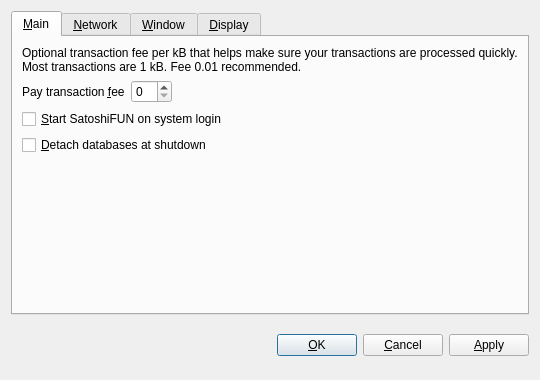
<?xml version="1.0" encoding="UTF-8"?>
<ui version="4.0">
 <class>OptionsDialog</class>
 <widget class="QDialog" name="OptionsDialog">
  <property name="geometry">
   <rect>
    <x>0</x>
    <y>0</y>
    <width>540</width>
    <height>380</height>
   </rect>
  </property>
  <property name="windowTitle">
   <string>Options</string>
  </property>
  <property name="modal">
   <bool>true</bool>
  </property>
  <layout class="QVBoxLayout" name="verticalLayout">
   <item>
    <widget class="QTabWidget" name="tabWidget">
     <property name="tabPosition">
      <enum>QTabWidget::North</enum>
     </property>
     <property name="currentIndex">
      <number>0</number>
     </property>
     <widget class="QWidget" name="tabMain">
      <attribute name="title">
       <string>&amp;Main</string>
      </attribute>
      <layout class="QVBoxLayout" name="verticalLayout_Main">
       <item>
        <widget class="QLabel" name="transactionFeeInfoLabel">
         <property name="text">
          <string>Optional transaction fee per kB that helps make sure your transactions are processed quickly. Most transactions are 1 kB. Fee 0.01 recommended.</string>
         </property>
         <property name="textFormat">
          <enum>Qt::PlainText</enum>
         </property>
         <property name="wordWrap">
          <bool>true</bool>
         </property>
        </widget>
       </item>
       <item>
        <layout class="QHBoxLayout" name="horizontalLayout_Main">
         <item>
          <widget class="QLabel" name="transactionFeeLabel">
           <property name="text">
            <string>Pay transaction &amp;fee</string>
           </property>
           <property name="textFormat">
            <enum>Qt::PlainText</enum>
           </property>
           <property name="buddy">
            <cstring>transactionFee</cstring>
           </property>
          </widget>
         </item>
         <item>
          <widget class="BitcoinAmountField" name="transactionFee"/>
         </item>
         <item>
          <spacer name="horizontalSpacer_Main">
           <property name="orientation">
            <enum>Qt::Horizontal</enum>
           </property>
           <property name="sizeHint" stdset="0">
            <size>
             <width>40</width>
             <height>20</height>
            </size>
           </property>
          </spacer>
         </item>
        </layout>
       </item>
       <item>
        <widget class="QCheckBox" name="bitcoinAtStartup">
         <property name="toolTip">
          <string>Automatically start SatoshiFUN after logging in to the system.</string>
         </property>
         <property name="text">
          <string>&amp;Start SatoshiFUN on system login</string>
         </property>
        </widget>
       </item>
       <item>
        <widget class="QCheckBox" name="detachDatabases">
         <property name="toolTip">
          <string>Detach block and address databases at shutdown. This means they can be moved to another data directory, but it slows down shutdown. The wallet is always detached.</string>
         </property>
         <property name="text">
          <string>&amp;Detach databases at shutdown</string>
         </property>
        </widget>
       </item>
       <item>
        <spacer name="verticalSpacer_Main">
         <property name="orientation">
          <enum>Qt::Vertical</enum>
         </property>
         <property name="sizeHint" stdset="0">
          <size>
           <width>20</width>
           <height>40</height>
          </size>
         </property>
        </spacer>
       </item>
      </layout>
     </widget>
     <widget class="QWidget" name="tabNetwork">
      <attribute name="title">
       <string>&amp;Network</string>
      </attribute>
      <layout class="QVBoxLayout" name="verticalLayout_Network">
       <item>
        <widget class="QCheckBox" name="mapPortUpnp">
         <property name="toolTip">
          <string>Automatically open the SatoshiFUN client port on the router. This only works when your router supports UPnP and it is enabled.</string>
         </property>
         <property name="text">
          <string>Map port using &amp;UPnP</string>
         </property>
        </widget>
       </item>
       <item>
        <widget class="QCheckBox" name="connectSocks">
         <property name="toolTip">
          <string>Connect to the SatoshiFUN network through a SOCKS proxy (e.g. when connecting through Tor).</string>
         </property>
         <property name="text">
          <string>&amp;Connect through SOCKS proxy:</string>
         </property>
        </widget>
       </item>
       <item>
        <layout class="QHBoxLayout" name="horizontalLayout_Network">
         <item>
          <widget class="QLabel" name="proxyIpLabel">
           <property name="text">
            <string>Proxy &amp;IP:</string>
           </property>
           <property name="textFormat">
            <enum>Qt::PlainText</enum>
           </property>
           <property name="buddy">
            <cstring>proxyIp</cstring>
           </property>
          </widget>
         </item>
         <item>
          <widget class="QValidatedLineEdit" name="proxyIp">
           <property name="maximumSize">
            <size>
             <width>140</width>
             <height>16777215</height>
            </size>
           </property>
           <property name="toolTip">
            <string>IP address of the proxy (e.g. 127.0.0.1)</string>
           </property>
          </widget>
         </item>
         <item>
          <widget class="QLabel" name="proxyPortLabel">
           <property name="text">
            <string>&amp;Port:</string>
           </property>
           <property name="textFormat">
            <enum>Qt::PlainText</enum>
           </property>
           <property name="buddy">
            <cstring>proxyPort</cstring>
           </property>
          </widget>
         </item>
         <item>
          <widget class="QLineEdit" name="proxyPort">
           <property name="maximumSize">
            <size>
             <width>55</width>
             <height>16777215</height>
            </size>
           </property>
           <property name="toolTip">
            <string>Port of the proxy (e.g. 9050)</string>
           </property>
          </widget>
         </item>
         <item>
          <widget class="QLabel" name="socksVersionLabel">
           <property name="text">
            <string>SOCKS &amp;Version:</string>
           </property>
           <property name="textFormat">
            <enum>Qt::PlainText</enum>
           </property>
           <property name="buddy">
            <cstring>socksVersion</cstring>
           </property>
          </widget>
         </item>
         <item>
          <widget class="QValueComboBox" name="socksVersion">
           <property name="toolTip">
            <string>SOCKS version of the proxy (e.g. 5)</string>
           </property>
          </widget>
         </item>
         <item>
          <spacer name="horizontalSpacer_Network">
           <property name="orientation">
            <enum>Qt::Horizontal</enum>
           </property>
           <property name="sizeHint" stdset="0">
            <size>
             <width>40</width>
             <height>20</height>
            </size>
           </property>
          </spacer>
         </item>
        </layout>
       </item>
       <item>
        <spacer name="verticalSpacer_Network">
         <property name="orientation">
          <enum>Qt::Vertical</enum>
         </property>
         <property name="sizeHint" stdset="0">
          <size>
           <width>20</width>
           <height>40</height>
          </size>
         </property>
        </spacer>
       </item>
      </layout>
     </widget>
     <widget class="QWidget" name="tabWindow">
      <attribute name="title">
       <string>&amp;Window</string>
      </attribute>
      <layout class="QVBoxLayout" name="verticalLayout_Window">
       <item>
        <widget class="QCheckBox" name="minimizeToTray">
         <property name="toolTip">
          <string>Show only a tray icon after minimizing the window.</string>
         </property>
         <property name="text">
          <string>&amp;Minimize to the tray instead of the taskbar</string>
         </property>
        </widget>
       </item>
       <item>
        <widget class="QCheckBox" name="minimizeOnClose">
         <property name="toolTip">
          <string>Minimize instead of exit the application when the window is closed. When this option is enabled, the application will be closed only after selecting Quit in the menu.</string>
         </property>
         <property name="text">
          <string>M&amp;inimize on close</string>
         </property>
        </widget>
       </item>
       <item>
        <spacer name="verticalSpacer_Window">
         <property name="orientation">
          <enum>Qt::Vertical</enum>
         </property>
         <property name="sizeHint" stdset="0">
          <size>
           <width>20</width>
           <height>40</height>
          </size>
         </property>
        </spacer>
       </item>
      </layout>
     </widget>
     <widget class="QWidget" name="tabDisplay">
      <attribute name="title">
       <string>&amp;Display</string>
      </attribute>
      <layout class="QVBoxLayout" name="verticalLayout_Display">
       <item>
        <layout class="QHBoxLayout" name="horizontalLayout_1_Display">
         <item>
          <widget class="QLabel" name="langLabel">
           <property name="text">
            <string>User Interface &amp;language:</string>
           </property>
           <property name="textFormat">
            <enum>Qt::PlainText</enum>
           </property>
           <property name="buddy">
            <cstring>lang</cstring>
           </property>
          </widget>
         </item>
         <item>
          <widget class="QValueComboBox" name="lang">
           <property name="toolTip">
            <string>The user interface language can be set here. This setting will take effect after restarting SatoshiFUN.</string>
           </property>
          </widget>
         </item>
        </layout>
       </item>
       <item>
        <layout class="QHBoxLayout" name="horizontalLayout_2_Display">
         <item>
          <widget class="QLabel" name="unitLabel">
           <property name="text">
            <string>&amp;Unit to show amounts in:</string>
           </property>
           <property name="textFormat">
            <enum>Qt::PlainText</enum>
           </property>
           <property name="buddy">
            <cstring>unit</cstring>
           </property>
          </widget>
         </item>
         <item>
          <widget class="QValueComboBox" name="unit">
           <property name="toolTip">
            <string>Choose the default subdivision unit to show in the interface and when sending coins.</string>
           </property>
          </widget>
         </item>
        </layout>
       </item>
       <item>
        <widget class="QCheckBox" name="displayAddresses">
         <property name="toolTip">
          <string>Whether to show SatoshiFUN addresses in the transaction list or not.</string>
         </property>
         <property name="text">
          <string>&amp;Display addresses in transaction list</string>
         </property>
        </widget>
       </item>
       <item>
        <spacer name="verticalSpacer_Display">
         <property name="orientation">
          <enum>Qt::Vertical</enum>
         </property>
         <property name="sizeHint" stdset="0">
          <size>
           <width>20</width>
           <height>40</height>
          </size>
         </property>
        </spacer>
       </item>
      </layout>
     </widget>
    </widget>
   </item>
   <item>
    <layout class="QHBoxLayout" name="horizontalLayout_Buttons">
     <item>
      <spacer name="horizontalSpacer_1">
       <property name="orientation">
        <enum>Qt::Horizontal</enum>
       </property>
       <property name="sizeHint" stdset="0">
        <size>
         <width>40</width>
         <height>48</height>
        </size>
       </property>
      </spacer>
     </item>
     <item>
      <widget class="QLabel" name="statusLabel">
       <property name="font">
        <font>
         <weight>75</weight>
         <bold>true</bold>
        </font>
       </property>
       <property name="text">
        <string/>
       </property>
       <property name="textFormat">
        <enum>Qt::PlainText</enum>
       </property>
       <property name="wordWrap">
        <bool>true</bool>
       </property>
      </widget>
     </item>
     <item>
      <spacer name="horizontalSpacer_2">
       <property name="orientation">
        <enum>Qt::Horizontal</enum>
       </property>
       <property name="sizeHint" stdset="0">
        <size>
         <width>40</width>
         <height>48</height>
        </size>
       </property>
      </spacer>
     </item>
     <item>
      <widget class="QPushButton" name="okButton">
       <property name="text">
        <string>&amp;OK</string>
       </property>
      </widget>
     </item>
     <item>
      <widget class="QPushButton" name="cancelButton">
       <property name="text">
        <string>&amp;Cancel</string>
       </property>
       <property name="autoDefault">
        <bool>false</bool>
       </property>
      </widget>
     </item>
     <item>
      <widget class="QPushButton" name="applyButton">
       <property name="text">
        <string>&amp;Apply</string>
       </property>
       <property name="autoDefault">
        <bool>false</bool>
       </property>
      </widget>
     </item>
    </layout>
   </item>
  </layout>
 </widget>
 <customwidgets>
  <customwidget>
   <class>BitcoinAmountField</class>
   <extends>QSpinBox</extends>
   <header>bitcoinamountfield.h</header>
  </customwidget>
  <customwidget>
   <class>QValueComboBox</class>
   <extends>QComboBox</extends>
   <header>qvaluecombobox.h</header>
  </customwidget>
  <customwidget>
   <class>QValidatedLineEdit</class>
   <extends>QLineEdit</extends>
   <header>qvalidatedlineedit.h</header>
  </customwidget>
 </customwidgets>
 <resources/>
 <connections/>
</ui>
